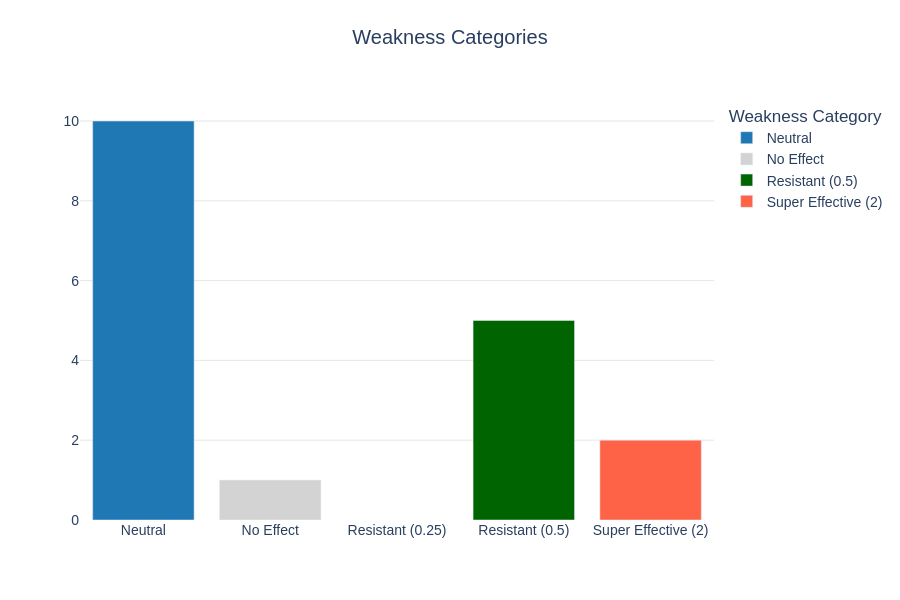

Notebook cell for this chart:
### Code cell
bar_plot_weakness_category (weakeness_pokemon(types_chart_final, pokemon_database, 'Zapdos'))

### Figure 1 — Plotly figure (JSON) as saved in the notebook; plotly's stock layout.template omitted (floating-point values rounded to 4 significant figures)
{"data": [{"alignmentgroup": "True", "customdata": [[["Normal", "Fire", "Water", "Electric", "Poison", "Psychic", "Ghost", "Dragon", "Dark", "Fairy"]]], "hovertemplate": "Weakness Category=%{x}<br>Count=%{y}<br>Attacking=%{customdata[0]}<extra></extra>", "legendgroup": "Neutral", "marker": {"color": "#1f77b4", "pattern": {"shape": ""}}, "name": "Neutral", "offsetgroup": "Neutral", "orientation": "v", "showlegend": true, "textposition": "auto", "type": "bar", "x": ["Neutral"], "xaxis": "x", "y": [10], "yaxis": "y"}, {"alignmentgroup": "True", "customdata": [[["Ground"]]], "hovertemplate": "Weakness Category=%{x}<br>Count=%{y}<br>Attacking=%{customdata[0]}<extra></extra>", "legendgroup": "No Effect", "marker": {"color": "#d3d3d3", "pattern": {"shape": ""}}, "name": "No Effect", "offsetgroup": "No Effect", "orientation": "v", "showlegend": true, "textposition": "auto", "type": "bar", "x": ["No Effect"], "xaxis": "x", "y": [1], "yaxis": "y"}, {"alignmentgroup": "True", "customdata": [[["Grass", "Fighting", "Flying", "Bug", "Steel"]]], "hovertemplate": "Weakness Category=%{x}<br>Count=%{y}<br>Attacking=%{customdata[0]}<extra></extra>", "legendgroup": "Resistant (0.5)", "marker": {"color": "#006400", "pattern": {"shape": ""}}, "name": "Resistant (0.5)", "offsetgroup": "Resistant (0.5)", "orientation": "v", "showlegend": true, "textposition": "auto", "type": "bar", "x": ["Resistant (0.5)"], "xaxis": "x", "y": [5], "yaxis": "y"}, {"alignmentgroup": "True", "customdata": [[["Ice", "Rock"]]], "hovertemplate": "Weakness Category=%{x}<br>Count=%{y}<br>Attacking=%{customdata[0]}<extra></extra>", "legendgroup": "Super Effective (2)", "marker": {"color": "#ff6347", "pattern": {"shape": ""}}, "name": "Super Effective (2)", "offsetgroup": "Super Effective (2)", "orientation": "v", "showlegend": true, "textposition": "auto", "type": "bar", "x": ["Super Effective (2)"], "xaxis": "x", "y": [2], "yaxis": "y"}], "layout": {"barmode": "relative", "font": {"family": "Arial", "size": 14}, "height": 600, "legend": {"title": {"text": "Weakness Category"}, "tracegroupgap": 0}, "plot_bgcolor": "white", "title": {"text": "Weakness Categories", "x": 0.5, "xanchor": "center", "y": 0.95}, "width": 900, "xaxis": {"anchor": "y", "categoryarray": ["Neutral", "No Effect", "Resistant (0.25)", "Resistant (0.5)", "Super Effective (2)", "Super Effective (4)"], "categoryorder": "array", "domain": [0, 1], "title": {}}, "yaxis": {"anchor": "x", "domain": [0, 1], "gridcolor": "gray", "gridwidth": 0.2, "showgrid": true, "tickformat": ".0f", "title": {}}}}
